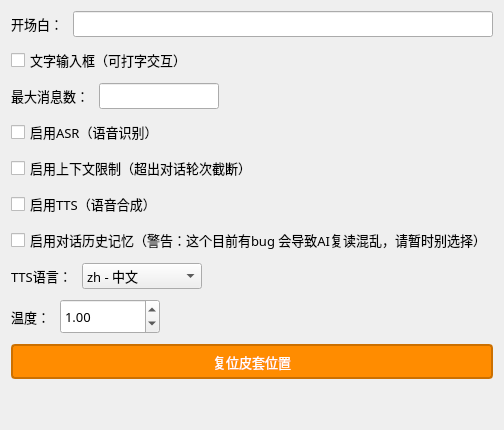
             <widget class="QWidget" name="tab_basic_config">
              <attribute name="title">
               <string>基础配置</string>
              </attribute>
              <layout class="QVBoxLayout" name="verticalLayout_basic_config">
               <property name="spacing">
                <number>10</number>
               </property>
               <item>
                <layout class="QHBoxLayout" name="horizontalLayout_3">
                 <item>
                  <widget class="QLabel" name="label_7">
                   <property name="minimumSize">
                    <size>
                     <width>0</width>
                     <height>0</height>
                    </size>
                   </property>
                   <property name="font">
                    <font>
                     <family>微软雅黑</family>
                     <pointsize>10</pointsize>
                    </font>
                   </property>
                   <property name="text">
                    <string>开场白：</string>
                   </property>
                  </widget>
                 </item>
                 <item>
                  <widget class="QLineEdit" name="lineEdit_4">
                   <property name="font">
                    <font>
                     <family>微软雅黑</family>
                     <pointsize>10</pointsize>
                    </font>
                   </property>
                  </widget>
                 </item>
                </layout>
               </item>
               <item>
                <layout class="QVBoxLayout" name="verticalLayout_all">
                 <item>
                  <widget class="QCheckBox" name="checkBox_3">
                   <property name="sizePolicy">
                    <sizepolicy hsizetype="Minimum" vsizetype="Fixed">
                     <horstretch>0</horstretch>
                     <verstretch>0</verstretch>
                    </sizepolicy>
                   </property>
                   <property name="font">
                    <font>
                     <family>微软雅黑</family>
                     <pointsize>10</pointsize>
                    </font>
                   </property>
                   <property name="text">
                    <string>文字输入框（可打字交互）</string>
                   </property>
                  </widget>
                 </item>
                 <item>
                    <layout class="QHBoxLayout" name="horizontalLayout_5" stretch="1,2,10">
                   <property name="spacing">
                    <number>10</number>
                   </property>
                   <item>
                    <widget class="QLabel" name="label_10">
                     <property name="sizePolicy">
                      <sizepolicy hsizetype="Expanding" vsizetype="Preferred">
                       <horstretch>0</horstretch>
                       <verstretch>0</verstretch>
                      </sizepolicy>
                     </property>
                     <property name="minimumSize">
                      <size>
                       <width>0</width>
                       <height>0</height>
                      </size>
                     </property>
                     <property name="font">
                      <font>
                       <family>微软雅黑</family>
                       <pointsize>10</pointsize>
                      </font>
                     </property>
                     <property name="text">
                      <string>最大消息数：</string>
                     </property>
                    </widget>
                   </item>
                   <item>
                    <widget class="QLineEdit" name="lineEdit_5">
                     <property name="minimumSize">
                      <size>
                       <width>120</width>
                       <height>0</height>
                      </size>
                     </property>
                     <property name="maximumSize">
                      <size>
                       <width>16777215</width>
                       <height>16777215</height>
                      </size>
                     </property>
                     <property name="font">
                      <font>
                       <family>微软雅黑</family>
                       <pointsize>10</pointsize>
                      </font>
                     </property>
                    </widget>
                   </item>
                   <item>
                    <spacer name="horizontalSpacer_3">
                     <property name="orientation">
                      <enum>Qt::Horizontal</enum>
                     </property>
                     <property name="sizeHint" stdset="0">
                      <size>
                       <width>40</width>
                       <height>20</height>
                      </size>
                     </property>
                    </spacer>
                   </item>
                  </layout>
                 </item>
                 <item>
                  <widget class="QCheckBox" name="checkBox_asr">
                   <property name="sizePolicy">
                    <sizepolicy hsizetype="Minimum" vsizetype="Fixed">
                     <horstretch>0</horstretch>
                     <verstretch>0</verstretch>
                    </sizepolicy>
                   </property>
                   <property name="font">
                    <font>
                     <family>微软雅黑</family>
                     <pointsize>10</pointsize>
                    </font>
                   </property>
                   <property name="text">
                    <string>启用ASR（语音识别）</string>
                   </property>
                  </widget>
                 </item>
                 <item>
                  <widget class="QCheckBox" name="checkBox_4">
                   <property name="sizePolicy">
                    <sizepolicy hsizetype="Minimum" vsizetype="Fixed">
                     <horstretch>0</horstretch>
                     <verstretch>0</verstretch>
                    </sizepolicy>
                   </property>
                   <property name="font">
                    <font>
                     <family>微软雅黑</family>
                     <pointsize>10</pointsize>
                    </font>
                   </property>
                   <property name="text">
                    <string>启用上下文限制（超出对话轮次截断）</string>
                   </property>
                  </widget>
                 </item>
                 <item>
                  <widget class="QCheckBox" name="checkBox_tts">
                   <property name="sizePolicy">
                    <sizepolicy hsizetype="Minimum" vsizetype="Fixed">
                     <horstretch>0</horstretch>
                     <verstretch>0</verstretch>
                    </sizepolicy>
                   </property>
                   <property name="font">
                    <font>
                     <family>微软雅黑</family>
                     <pointsize>10</pointsize>
                    </font>
                   </property>
                   <property name="text">
                    <string>启用TTS（语音合成）</string>
                   </property>
                  </widget>
                 </item>
                 <item>
                  <widget class="QCheckBox" name="checkBox_persistent_history">
                      <property name="sizePolicy">
                       <sizepolicy hsizetype="Minimum" vsizetype="Fixed">
                        <horstretch>0</horstretch>
                        <verstretch>0</verstretch>
                       </sizepolicy>
                      </property>
                      <property name="font">
                       <font>
                        <family>微软雅黑</family>
                        <pointsize>10</pointsize>
                       </font>
                      </property>
                      <property name="text">
                       <string>启用对话历史记忆（警告：这个目前有bug 会导致AI复读混乱，请暂时别选择）</string>
                      </property>
                  </widget>
                 </item>
                 <item>
                  <layout class="QHBoxLayout" name="horizontalLayout_4" stretch="1,2,10">
                   <property name="spacing">
                    <number>10</number>
                   </property>
                   <item>
                    <widget class="QLabel" name="label_tts_language">
                     <property name="minimumSize">
                      <size>
                       <width>0</width>
                       <height>0</height>
                      </size>
                     </property>
                     <property name="font">
                      <font>
                       <family>微软雅黑</family>
                       <pointsize>10</pointsize>
                      </font>
                     </property>
                     <property name="text">
                      <string>TTS语言：</string>
                     </property>
                    </widget>
                   </item>
                   <item>
                    <widget class="QComboBox" name="comboBox_tts_language">
                     <property name="minimumSize">
                      <size>
                       <width>120</width>
                       <height>0</height>
                      </size>
                     </property>
                     <property name="font">
                      <font>
                       <family>微软雅黑</family>
                       <pointsize>10</pointsize>
                      </font>
                     </property>
                     <item>
                      <property name="text">
                       <string>zh - 中文</string>
                      </property>
                     </item>
                     <item>
                      <property name="text">
                       <string>en - 英文</string>
                      </property>
                     </item>
                     <item>
                      <property name="text">
                       <string>ja - 日语</string>
                      </property>
                     </item>
                     <item>
                      <property name="text">
                       <string>ko - 韩语</string>
                      </property>
                     </item>
                    </widget>
                   </item>
                   <item>
                    <spacer name="horizontalSpacer_7">
                     <property name="orientation">
                      <enum>Qt::Horizontal</enum>
                     </property>
                     <property name="sizeHint" stdset="0">
                      <size>
                       <width>40</width>
                       <height>20</height>
                      </size>
                     </property>
                    </spacer>
                   </item>
                  </layout>
                 </item>
                 <item>
                  <layout class="QHBoxLayout" name="horizontalLayout_temperature">
                   <item>
                    <widget class="QLabel" name="label_temperature">
                     <property name="font">
                      <font>
                       <family>微软雅黑</family>
                       <pointsize>10</pointsize>
                      </font>
                     </property>
                     <property name="text">
                      <string>温度：</string>
                     </property>
                    </widget>
                   </item>
                   <item>
                    <widget class="QDoubleSpinBox" name="doubleSpinBox_temperature">
                     <property name="minimumSize">
                      <size>
                       <width>100</width>
                       <height>35</height>
                      </size>
                     </property>
                     <property name="maximumSize">
                      <size>
                       <width>120</width>
                       <height>16777215</height>
                      </size>
                     </property>
                     <property name="font">
                      <font>
                       <family>微软雅黑</family>
                       <pointsize>10</pointsize>
                      </font>
                     </property>
                     <property name="buttonSymbols">
                      <enum>QAbstractSpinBox::UpDownArrows</enum>
                     </property>
                     <property name="minimum">
                      <double>0.100000000000000</double>
                     </property>
                     <property name="maximum">
                      <double>2.000000000000000</double>
                     </property>
                     <property name="singleStep">
                      <double>0.100000000000000</double>
                     </property>
                     <property name="value">
                      <double>1.000000000000000</double>
                     </property>
                    </widget>
                   </item>
                   <item>
                    <spacer name="horizontalSpacer_temperature">
                     <property name="orientation">
                      <enum>Qt::Horizontal</enum>
                     </property>
                     <property name="sizeHint" stdset="0">
                      <size>
                       <width>40</width>
                       <height>20</height>
                      </size>
                     </property>
                    </spacer>
                   </item>
                  </layout>
                 </item>
                 <item>
                  <widget class="QPushButton" name="pushButton_reset_model_position">
                   <property name="sizePolicy">
                    <sizepolicy hsizetype="Minimum" vsizetype="Fixed">
                     <horstretch>0</horstretch>
                     <verstretch>0</verstretch>
                    </sizepolicy>
                   </property>
                   <property name="minimumSize">
                    <size>
                     <width>0</width>
                     <height>35</height>
                    </size>
                   </property>
                   <property name="font">
                    <font>
                     <family>微软雅黑</family>
                     <pointsize>10</pointsize>
                    </font>
                   </property>
                   <property name="cursor">
                    <cursorShape>PointingHandCursor</cursorShape>
                   </property>
                   <property name="styleSheet">
                    <string notr="true">QPushButton {
    background-color: #FF8C00;
    color: #FFFFFF;
    border: 2px solid #CC7000;
    border-radius: 4px;
    padding: 5px 15px;
}
QPushButton:hover {
    background-color: #f57c00;
}
QPushButton:pressed {
    background-color: #e65100;
}</string>
                   </property>
                   <property name="text">
                    <string>复位皮套位置</string>
                   </property>
                  </widget>
                 </item>
                 <item>
                  <spacer name="verticalSpacer_basic_config">
                   <property name="orientation">
                    <enum>Qt::Vertical</enum>
                   </property>
                   <property name="sizeHint" stdset="0">
                    <size>
                     <width>20</width>
                     <height>40</height>
                    </size>
                   </property>
                  </spacer>
                 </item>
                </layout>
               </item>
              </layout>
             </widget>
